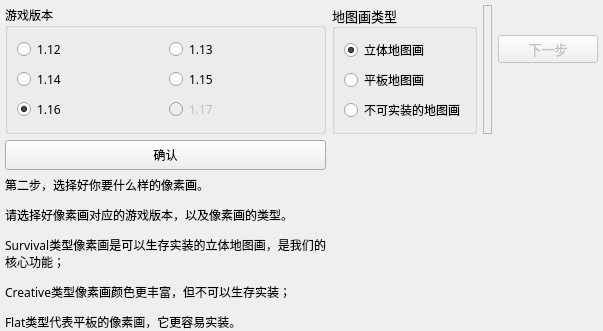
        <widget class="QWidget" name="PageType">
         <layout class="QGridLayout" name="gridLayout_3" rowstretch="0,0,0">
          <property name="leftMargin">
           <number>5</number>
          </property>
          <property name="topMargin">
           <number>5</number>
          </property>
          <property name="rightMargin">
           <number>5</number>
          </property>
          <property name="bottomMargin">
           <number>0</number>
          </property>
          <item row="0" column="3">
           <layout class="QVBoxLayout" name="verticalLayout_7">
            <item>
             <widget class="QPushButton" name="NextPage2">
              <property name="enabled">
               <bool>false</bool>
              </property>
              <property name="sizePolicy">
               <sizepolicy hsizetype="Fixed" vsizetype="Fixed">
                <horstretch>0</horstretch>
                <verstretch>0</verstretch>
               </sizepolicy>
              </property>
              <property name="minimumSize">
               <size>
                <width>100</width>
                <height>20</height>
               </size>
              </property>
              <property name="font">
               <font>
                <family>微软雅黑</family>
                <pointsize>10</pointsize>
               </font>
              </property>
              <property name="text">
               <string>下一步</string>
              </property>
             </widget>
            </item>
            <item>
             <spacer name="verticalSpacer_69">
              <property name="orientation">
               <enum>Qt::Vertical</enum>
              </property>
              <property name="sizeType">
               <enum>QSizePolicy::Preferred</enum>
              </property>
              <property name="sizeHint" stdset="0">
               <size>
                <width>20</width>
                <height>40</height>
               </size>
              </property>
             </spacer>
            </item>
           </layout>
          </item>
          <item row="2" column="0">
           <widget class="QLabel" name="label_8">
            <property name="sizePolicy">
             <sizepolicy hsizetype="Minimum" vsizetype="Expanding">
              <horstretch>0</horstretch>
              <verstretch>0</verstretch>
             </sizepolicy>
            </property>
            <property name="font">
             <font>
              <family>微软雅黑</family>
             </font>
            </property>
            <property name="styleSheet">
             <string notr="true">backgroundcolor: rgb(255, 255, 255);</string>
            </property>
            <property name="text">
             <string>&lt;html&gt;&lt;head/&gt;&lt;body&gt;&lt;p align=&quot;justify&quot;&gt;第二步，选择好你要什么样的像素画。&lt;/p&gt;&lt;p align=&quot;justify&quot;&gt;请选择好像素画对应的游戏版本，以及像素画的类型。&lt;/p&gt;&lt;p align=&quot;justify&quot;&gt;Survival类型像素画是可以生存实装的立体地图画，是我们的核心功能；&lt;/p&gt;&lt;p align=&quot;justify&quot;&gt;Creative类型像素画颜色更丰富，但不可以生存实装；&lt;/p&gt;&lt;p align=&quot;justify&quot;&gt;Flat类型代表平板的像素画，它更容易实装。&lt;/p&gt;&lt;/body&gt;&lt;/html&gt;</string>
            </property>
            <property name="wordWrap">
             <bool>true</bool>
            </property>
           </widget>
          </item>
          <item row="0" column="0">
           <widget class="QGroupBox" name="BoxGameVersion">
            <property name="sizePolicy">
             <sizepolicy hsizetype="Minimum" vsizetype="Minimum">
              <horstretch>0</horstretch>
              <verstretch>0</verstretch>
             </sizepolicy>
            </property>
            <property name="font">
             <font>
              <family>微软雅黑</family>
              <pointsize>9</pointsize>
             </font>
            </property>
            <property name="title">
             <string>游戏版本</string>
            </property>
            <layout class="QGridLayout" name="gridLayout_10">
             <item row="0" column="1">
              <widget class="QRadioButton" name="isGame13">
               <property name="font">
                <font>
                 <family>微软雅黑</family>
                </font>
               </property>
               <property name="text">
                <string>1.13</string>
               </property>
              </widget>
             </item>
             <item row="0" column="0">
              <widget class="QRadioButton" name="isGame12">
               <property name="font">
                <font>
                 <family>微软雅黑</family>
                </font>
               </property>
               <property name="text">
                <string>1.12</string>
               </property>
              </widget>
             </item>
             <item row="3" column="0">
              <widget class="QRadioButton" name="isGame16">
               <property name="font">
                <font>
                 <family>微软雅黑</family>
                 <pointsize>9</pointsize>
                </font>
               </property>
               <property name="text">
                <string>1.16</string>
               </property>
               <property name="checked">
                <bool>true</bool>
               </property>
              </widget>
             </item>
             <item row="1" column="0">
              <widget class="QRadioButton" name="isGame14">
               <property name="font">
                <font>
                 <family>微软雅黑</family>
                </font>
               </property>
               <property name="text">
                <string>1.14</string>
               </property>
              </widget>
             </item>
             <item row="1" column="1">
              <widget class="QRadioButton" name="isGame15">
               <property name="font">
                <font>
                 <family>微软雅黑</family>
                 <pointsize>9</pointsize>
                </font>
               </property>
               <property name="text">
                <string>1.15</string>
               </property>
               <property name="checked">
                <bool>false</bool>
               </property>
              </widget>
             </item>
             <item row="3" column="1">
              <widget class="QRadioButton" name="isGame17">
               <property name="enabled">
                <bool>false</bool>
               </property>
               <property name="text">
                <string>1.17</string>
               </property>
              </widget>
             </item>
            </layout>
           </widget>
          </item>
          <item row="0" column="1">
           <widget class="QGroupBox" name="BoxMapType">
            <property name="sizePolicy">
             <sizepolicy hsizetype="Minimum" vsizetype="Minimum">
              <horstretch>0</horstretch>
              <verstretch>0</verstretch>
             </sizepolicy>
            </property>
            <property name="font">
             <font>
              <family>微软雅黑</family>
              <pointsize>10</pointsize>
             </font>
            </property>
            <property name="title">
             <string>地图画类型</string>
            </property>
            <layout class="QVBoxLayout" name="verticalLayout_5">
             <item>
              <widget class="QRadioButton" name="isMapSurvival">
               <property name="font">
                <font>
                 <family>微软雅黑</family>
                 <pointsize>9</pointsize>
                </font>
               </property>
               <property name="text">
                <string>立体地图画</string>
               </property>
               <property name="checked">
                <bool>true</bool>
               </property>
              </widget>
             </item>
             <item>
              <widget class="QRadioButton" name="isMapFlat">
               <property name="font">
                <font>
                 <family>微软雅黑</family>
                 <pointsize>9</pointsize>
                </font>
               </property>
               <property name="text">
                <string>平板地图画</string>
               </property>
              </widget>
             </item>
             <item>
              <widget class="QRadioButton" name="isMapCreative">
               <property name="font">
                <font>
                 <family>微软雅黑</family>
                 <pointsize>9</pointsize>
                </font>
               </property>
               <property name="text">
                <string>不可实装的地图画</string>
               </property>
              </widget>
             </item>
            </layout>
           </widget>
          </item>
          <item row="0" column="2">
           <widget class="QLabel" name="IntroType">
            <property name="sizePolicy">
             <sizepolicy hsizetype="Expanding" vsizetype="Preferred">
              <horstretch>0</horstretch>
              <verstretch>0</verstretch>
             </sizepolicy>
            </property>
            <property name="frameShape">
             <enum>QFrame::StyledPanel</enum>
            </property>
            <property name="text">
             <string/>
            </property>
            <property name="wordWrap">
             <bool>true</bool>
            </property>
           </widget>
          </item>
          <item row="1" column="0">
           <widget class="QPushButton" name="confirmType">
            <property name="minimumSize">
             <size>
              <width>0</width>
              <height>30</height>
             </size>
            </property>
            <property name="text">
             <string>确认</string>
            </property>
           </widget>
          </item>
          <item row="1" column="1" rowspan="2" colspan="3">
           <widget class="QLabel" name="label_11">
            <property name="sizePolicy">
             <sizepolicy hsizetype="Expanding" vsizetype="Expanding">
              <horstretch>0</horstretch>
              <verstretch>0</verstretch>
             </sizepolicy>
            </property>
            <property name="text">
             <string/>
            </property>
            <property name="pixmap">
             <pixmap resource="Pics.qrc">:/new/Pic/BG3.png</pixmap>
            </property>
            <property name="scaledContents">
             <bool>true</bool>
            </property>
           </widget>
          </item>
         </layout>
        </widget>
